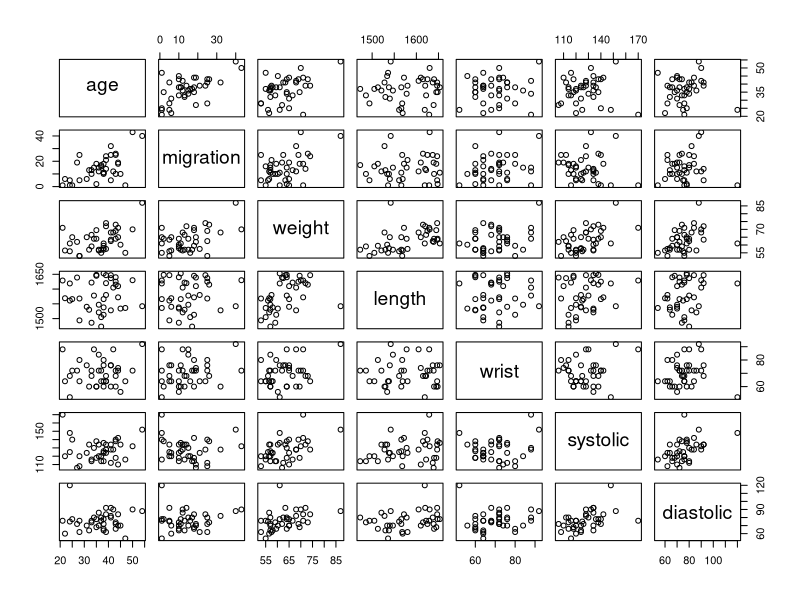
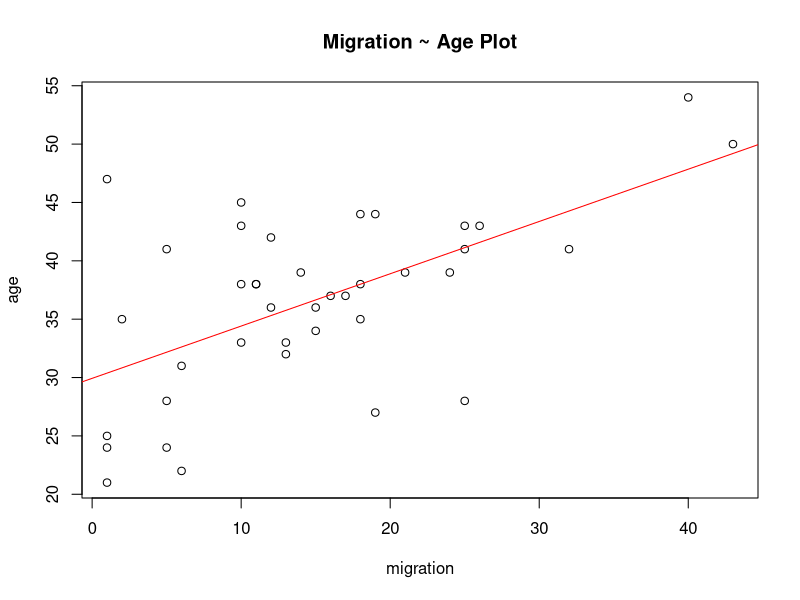
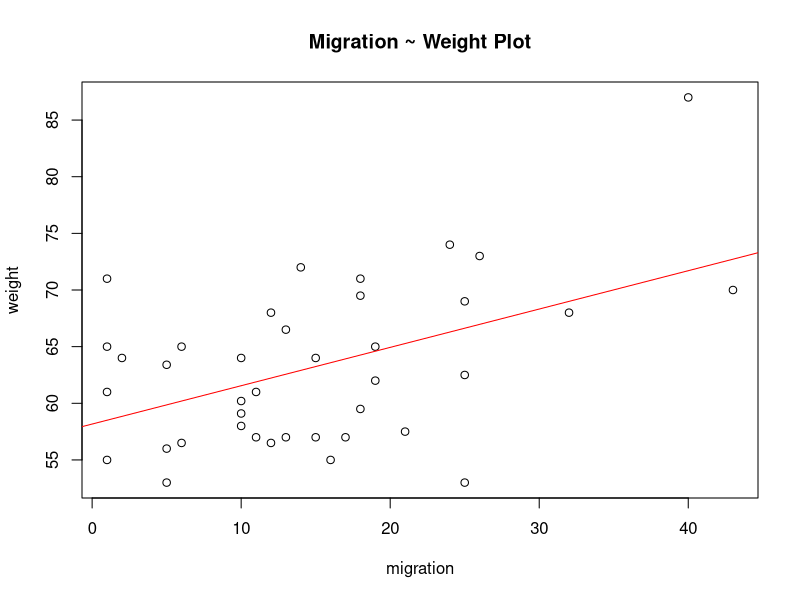
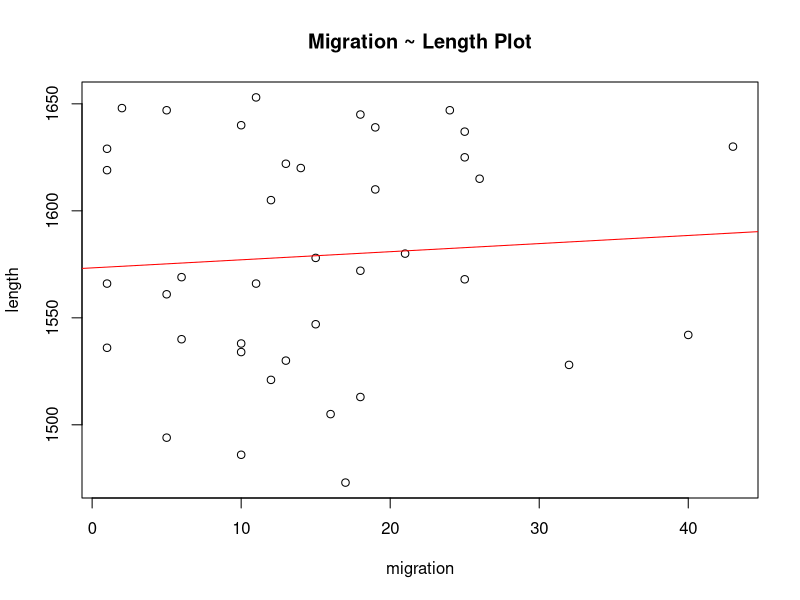
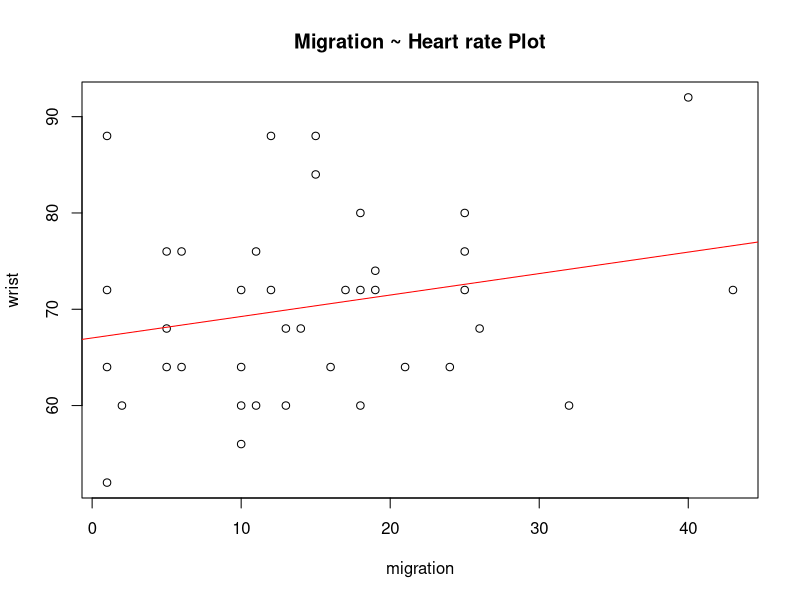
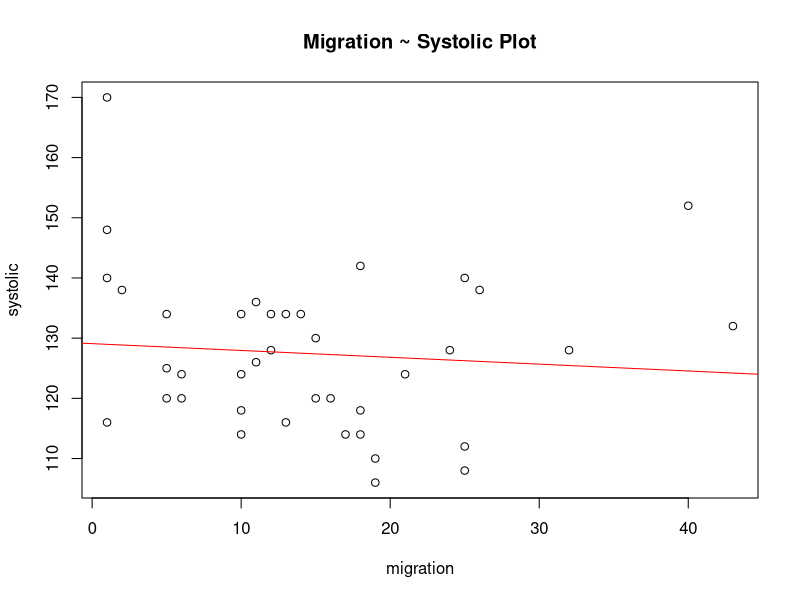
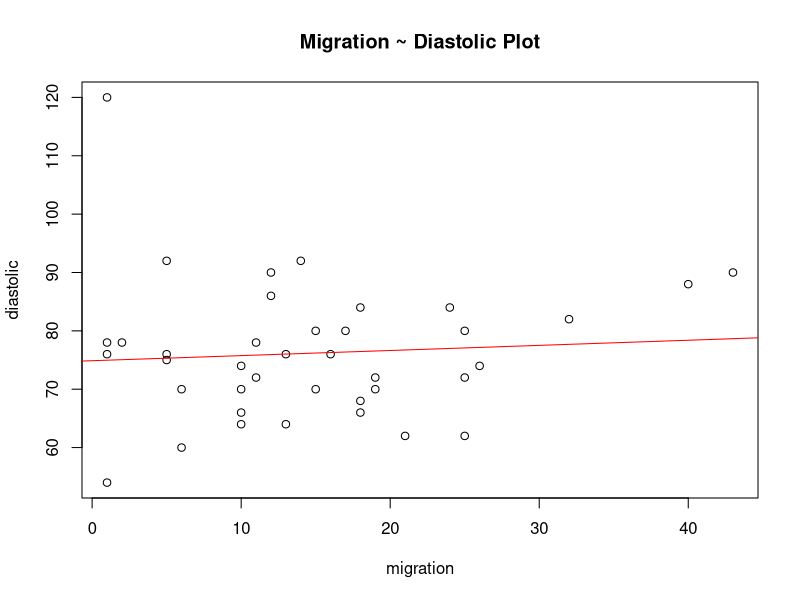
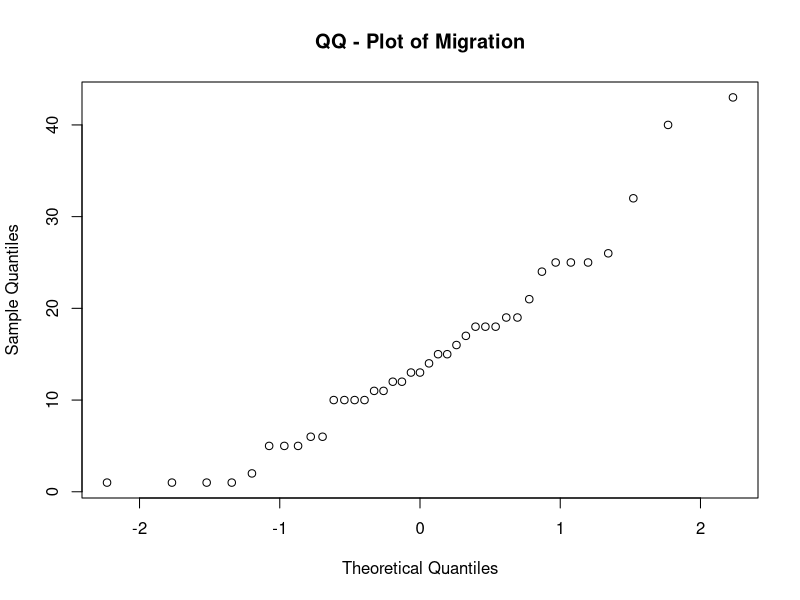

Source code (R) for these figures, in order:
# Exercise 4

# Lecture 3 - Slide No: 11 (explanation about normality)

# Exercise 5

peruvians = read.table("peruvians.txt", header = TRUE);
peruvians
peruvians = peruvians[, - c(5, 6, 7)] # Deleting redundant columns since we don't need to use them for this exercise
peruvians

# Task 1

attach(peruvians)
pairs(peruvians)

#Plots of each pair for better understanding

plot(migration, age, main = "Migration ~ Age Plot")
abline(lm(age~migration), col="red")

plot(migration, weight, main = "Migration ~ Weight Plot")
abline(lm(weight~migration), col="red")

plot(migration, length, main = "Migration ~ Length Plot")
abline(lm(length~migration), col="red")

plot(migration, wrist, main = "Migration ~ Heart rate Plot")
abline(lm(wrist~migration), col="red")

plot(migration, systolic, main = "Migration ~ Systolic Plot")
abline(lm(systolic~migration), col="red")

plot(migration, diastolic, main = "Migration ~ Diastolic Plot")
abline(lm(diastolic~migration), col="red")

# Task 2

cor.test(migration, age) # Co-related if normal
cor.test(migration, weight) # Co-related if normal
cor.test(migration, length) # Not Co-related
cor.test(migration, wrist) # Not Co-related
cor.test(migration, systolic) # Not Co-related
cor.test(migration, diastolic) # Not Co-related

# Correlation Checking for Migration~Age

qqnorm(migration, main = "QQ - Plot of Migration")
qqnorm(age, main = "QQ - Plot of Age")

shapiro.test(migration) # Not Normal
shapiro.test(age) # Normal

# So, use the rank correlation test of Spearman.

cor.test(migration, age, method = "spearman") # There is significant rank correlation

# Correlation Checking for Migration~Weight

qqnorm(migration, main = "QQ - Plot of Migration")
qqnorm(weight, main = "QQ - Plot of Weight")

shapiro.test(migration) # Not Normal
shapiro.test(weight) # Not Normal

# So, use the rank correlation test of Spearman.

cor.test(migration, weight, method = "spearman") # There is no rank correlation!! ?? IDK how to explain
